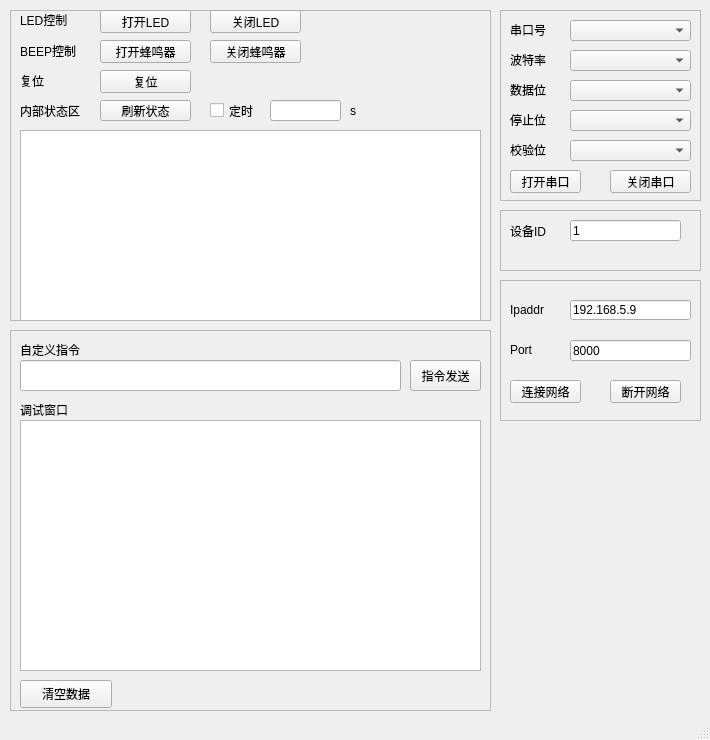
<?xml version="1.0" encoding="UTF-8"?>
<ui version="4.0">
 <class>MainWindow</class>
 <widget class="QMainWindow" name="MainWindow">
  <property name="geometry">
   <rect>
    <x>0</x>
    <y>0</y>
    <width>710</width>
    <height>740</height>
   </rect>
  </property>
  <property name="minimumSize">
   <size>
    <width>710</width>
    <height>720</height>
   </size>
  </property>
  <property name="maximumSize">
   <size>
    <width>710</width>
    <height>740</height>
   </size>
  </property>
  <property name="windowTitle">
   <string>MainWindow</string>
  </property>
  <property name="autoFillBackground">
   <bool>false</bool>
  </property>
  <widget class="QWidget" name="centralwidget">
   <widget class="QFrame" name="frame_uart">
    <property name="geometry">
     <rect>
      <x>500</x>
      <y>10</y>
      <width>201</width>
      <height>191</height>
     </rect>
    </property>
    <property name="minimumSize">
     <size>
      <width>100</width>
      <height>100</height>
     </size>
    </property>
    <property name="autoFillBackground">
     <bool>false</bool>
    </property>
    <property name="frameShape">
     <enum>QFrame::StyledPanel</enum>
    </property>
    <property name="frameShadow">
     <enum>QFrame::Raised</enum>
    </property>
    <widget class="QLabel" name="label_comid">
     <property name="geometry">
      <rect>
       <x>10</x>
       <y>10</y>
       <width>51</width>
       <height>20</height>
      </rect>
     </property>
     <property name="text">
      <string>串口号</string>
     </property>
    </widget>
    <widget class="QComboBox" name="combo_box_com">
     <property name="geometry">
      <rect>
       <x>70</x>
       <y>10</y>
       <width>121</width>
       <height>21</height>
      </rect>
     </property>
    </widget>
    <widget class="QLabel" name="label_baud">
     <property name="geometry">
      <rect>
       <x>10</x>
       <y>40</y>
       <width>51</width>
       <height>20</height>
      </rect>
     </property>
     <property name="text">
      <string>波特率</string>
     </property>
    </widget>
    <widget class="QComboBox" name="combo_box_baud">
     <property name="geometry">
      <rect>
       <x>70</x>
       <y>40</y>
       <width>121</width>
       <height>21</height>
      </rect>
     </property>
    </widget>
    <widget class="QLabel" name="label_data">
     <property name="geometry">
      <rect>
       <x>10</x>
       <y>70</y>
       <width>51</width>
       <height>20</height>
      </rect>
     </property>
     <property name="text">
      <string>数据位</string>
     </property>
    </widget>
    <widget class="QComboBox" name="combo_box_data">
     <property name="geometry">
      <rect>
       <x>70</x>
       <y>70</y>
       <width>121</width>
       <height>21</height>
      </rect>
     </property>
    </widget>
    <widget class="QLabel" name="label_stop">
     <property name="geometry">
      <rect>
       <x>10</x>
       <y>100</y>
       <width>51</width>
       <height>20</height>
      </rect>
     </property>
     <property name="text">
      <string>停止位</string>
     </property>
    </widget>
    <widget class="QComboBox" name="combo_box_stop">
     <property name="geometry">
      <rect>
       <x>70</x>
       <y>100</y>
       <width>121</width>
       <height>21</height>
      </rect>
     </property>
    </widget>
    <widget class="QLabel" name="label_parity">
     <property name="geometry">
      <rect>
       <x>10</x>
       <y>130</y>
       <width>51</width>
       <height>20</height>
      </rect>
     </property>
     <property name="text">
      <string>校验位</string>
     </property>
    </widget>
    <widget class="QComboBox" name="combo_box_parity">
     <property name="geometry">
      <rect>
       <x>70</x>
       <y>130</y>
       <width>121</width>
       <height>21</height>
      </rect>
     </property>
    </widget>
    <widget class="QPushButton" name="btn_uart_open">
     <property name="geometry">
      <rect>
       <x>10</x>
       <y>160</y>
       <width>71</width>
       <height>23</height>
      </rect>
     </property>
     <property name="text">
      <string>打开串口</string>
     </property>
    </widget>
    <widget class="QPushButton" name="btn_uart_close">
     <property name="geometry">
      <rect>
       <x>110</x>
       <y>160</y>
       <width>81</width>
       <height>23</height>
      </rect>
     </property>
     <property name="text">
      <string>关闭串口</string>
     </property>
    </widget>
   </widget>
   <widget class="QFrame" name="frame_info">
    <property name="geometry">
     <rect>
      <x>10</x>
      <y>10</y>
      <width>481</width>
      <height>311</height>
     </rect>
    </property>
    <property name="frameShape">
     <enum>QFrame::StyledPanel</enum>
    </property>
    <property name="frameShadow">
     <enum>QFrame::Raised</enum>
    </property>
    <widget class="QLabel" name="label_led">
     <property name="geometry">
      <rect>
       <x>10</x>
       <y>2</y>
       <width>71</width>
       <height>16</height>
      </rect>
     </property>
     <property name="text">
      <string>LED控制</string>
     </property>
    </widget>
    <widget class="QPushButton" name="btn_led_on">
     <property name="geometry">
      <rect>
       <x>90</x>
       <y>0</y>
       <width>91</width>
       <height>23</height>
      </rect>
     </property>
     <property name="text">
      <string>打开LED</string>
     </property>
    </widget>
    <widget class="QPushButton" name="btn_led_off">
     <property name="geometry">
      <rect>
       <x>200</x>
       <y>0</y>
       <width>91</width>
       <height>23</height>
      </rect>
     </property>
     <property name="text">
      <string>关闭LED</string>
     </property>
    </widget>
    <widget class="QLabel" name="label_beep">
     <property name="geometry">
      <rect>
       <x>10</x>
       <y>30</y>
       <width>71</width>
       <height>21</height>
      </rect>
     </property>
     <property name="text">
      <string>BEEP控制</string>
     </property>
    </widget>
    <widget class="QPushButton" name="btn_beep_on">
     <property name="geometry">
      <rect>
       <x>90</x>
       <y>30</y>
       <width>91</width>
       <height>23</height>
      </rect>
     </property>
     <property name="text">
      <string>打开蜂鸣器</string>
     </property>
    </widget>
    <widget class="QPushButton" name="btn_beep_off">
     <property name="geometry">
      <rect>
       <x>200</x>
       <y>30</y>
       <width>91</width>
       <height>23</height>
      </rect>
     </property>
     <property name="text">
      <string>关闭蜂鸣器</string>
     </property>
    </widget>
    <widget class="QTextEdit" name="text_edit_recv">
     <property name="geometry">
      <rect>
       <x>10</x>
       <y>120</y>
       <width>461</width>
       <height>191</height>
      </rect>
     </property>
     <property name="readOnly">
      <bool>true</bool>
     </property>
    </widget>
    <widget class="QLabel" name="label_stauts">
     <property name="geometry">
      <rect>
       <x>10</x>
       <y>90</y>
       <width>81</width>
       <height>21</height>
      </rect>
     </property>
     <property name="text">
      <string>内部状态区</string>
     </property>
    </widget>
    <widget class="QPushButton" name="btn_refresh">
     <property name="geometry">
      <rect>
       <x>90</x>
       <y>90</y>
       <width>91</width>
       <height>21</height>
      </rect>
     </property>
     <property name="text">
      <string>刷新状态</string>
     </property>
    </widget>
    <widget class="QCheckBox" name="check_box_time">
     <property name="geometry">
      <rect>
       <x>200</x>
       <y>90</y>
       <width>51</width>
       <height>21</height>
      </rect>
     </property>
     <property name="text">
      <string>定时</string>
     </property>
    </widget>
    <widget class="QLineEdit" name="line_edit_time">
     <property name="geometry">
      <rect>
       <x>260</x>
       <y>90</y>
       <width>71</width>
       <height>21</height>
      </rect>
     </property>
    </widget>
    <widget class="QLabel" name="label_time">
     <property name="geometry">
      <rect>
       <x>340</x>
       <y>90</y>
       <width>41</width>
       <height>21</height>
      </rect>
     </property>
     <property name="text">
      <string>s</string>
     </property>
    </widget>
    <widget class="QLabel" name="label_reboot">
     <property name="geometry">
      <rect>
       <x>10</x>
       <y>60</y>
       <width>71</width>
       <height>21</height>
      </rect>
     </property>
     <property name="text">
      <string>复位</string>
     </property>
    </widget>
    <widget class="QPushButton" name="btn_reboot">
     <property name="geometry">
      <rect>
       <x>90</x>
       <y>60</y>
       <width>91</width>
       <height>23</height>
      </rect>
     </property>
     <property name="text">
      <string>复位</string>
     </property>
    </widget>
   </widget>
   <widget class="QFrame" name="frame_dev">
    <property name="geometry">
     <rect>
      <x>500</x>
      <y>210</y>
      <width>201</width>
      <height>61</height>
     </rect>
    </property>
    <property name="frameShape">
     <enum>QFrame::StyledPanel</enum>
    </property>
    <property name="frameShadow">
     <enum>QFrame::Raised</enum>
    </property>
    <widget class="QLabel" name="label_dev_id">
     <property name="geometry">
      <rect>
       <x>10</x>
       <y>10</y>
       <width>71</width>
       <height>21</height>
      </rect>
     </property>
     <property name="text">
      <string>设备ID</string>
     </property>
    </widget>
    <widget class="QLineEdit" name="line_edit_dev_id">
     <property name="geometry">
      <rect>
       <x>70</x>
       <y>10</y>
       <width>111</width>
       <height>21</height>
      </rect>
     </property>
     <property name="text">
      <string>1</string>
     </property>
    </widget>
   </widget>
   <widget class="QFrame" name="frame_test">
    <property name="geometry">
     <rect>
      <x>10</x>
      <y>330</y>
      <width>481</width>
      <height>381</height>
     </rect>
    </property>
    <property name="frameShape">
     <enum>QFrame::StyledPanel</enum>
    </property>
    <property name="frameShadow">
     <enum>QFrame::Raised</enum>
    </property>
    <widget class="QLabel" name="label_cmd">
     <property name="geometry">
      <rect>
       <x>10</x>
       <y>10</y>
       <width>81</width>
       <height>20</height>
      </rect>
     </property>
     <property name="text">
      <string>自定义指令</string>
     </property>
    </widget>
    <widget class="QLineEdit" name="line_edit_cmd">
     <property name="geometry">
      <rect>
       <x>10</x>
       <y>30</y>
       <width>381</width>
       <height>31</height>
      </rect>
     </property>
    </widget>
    <widget class="QPushButton" name="btn_send_cmd">
     <property name="geometry">
      <rect>
       <x>400</x>
       <y>30</y>
       <width>71</width>
       <height>31</height>
      </rect>
     </property>
     <property name="text">
      <string>指令发送</string>
     </property>
    </widget>
    <widget class="QLabel" name="label_test">
     <property name="geometry">
      <rect>
       <x>10</x>
       <y>70</y>
       <width>71</width>
       <height>20</height>
      </rect>
     </property>
     <property name="text">
      <string>调试窗口</string>
     </property>
    </widget>
    <widget class="QTextEdit" name="text_edit_test">
     <property name="geometry">
      <rect>
       <x>10</x>
       <y>90</y>
       <width>461</width>
       <height>251</height>
      </rect>
     </property>
     <property name="readOnly">
      <bool>true</bool>
     </property>
    </widget>
    <widget class="QPushButton" name="btn_clear">
     <property name="geometry">
      <rect>
       <x>10</x>
       <y>350</y>
       <width>92</width>
       <height>28</height>
      </rect>
     </property>
     <property name="text">
      <string>清空数据</string>
     </property>
    </widget>
   </widget>
   <widget class="QFrame" name="frame_socket">
    <property name="geometry">
     <rect>
      <x>500</x>
      <y>280</y>
      <width>201</width>
      <height>141</height>
     </rect>
    </property>
    <property name="frameShape">
     <enum>QFrame::StyledPanel</enum>
    </property>
    <property name="frameShadow">
     <enum>QFrame::Raised</enum>
    </property>
    <widget class="QLabel" name="label_ipaddr">
     <property name="geometry">
      <rect>
       <x>10</x>
       <y>20</y>
       <width>41</width>
       <height>20</height>
      </rect>
     </property>
     <property name="text">
      <string>Ipaddr</string>
     </property>
    </widget>
    <widget class="QLineEdit" name="line_edit_ipaddr">
     <property name="geometry">
      <rect>
       <x>70</x>
       <y>20</y>
       <width>121</width>
       <height>20</height>
      </rect>
     </property>
     <property name="text">
      <string>192.168.5.9</string>
     </property>
    </widget>
    <widget class="QLabel" name="label_port">
     <property name="geometry">
      <rect>
       <x>10</x>
       <y>60</y>
       <width>41</width>
       <height>20</height>
      </rect>
     </property>
     <property name="text">
      <string>Port</string>
     </property>
    </widget>
    <widget class="QLineEdit" name="line_edit_port">
     <property name="geometry">
      <rect>
       <x>70</x>
       <y>60</y>
       <width>121</width>
       <height>21</height>
      </rect>
     </property>
     <property name="text">
      <string>8000</string>
     </property>
    </widget>
    <widget class="QPushButton" name="btn_socket_open">
     <property name="geometry">
      <rect>
       <x>10</x>
       <y>100</y>
       <width>71</width>
       <height>23</height>
      </rect>
     </property>
     <property name="text">
      <string>连接网络</string>
     </property>
    </widget>
    <widget class="QPushButton" name="btn_socket_close">
     <property name="geometry">
      <rect>
       <x>110</x>
       <y>100</y>
       <width>71</width>
       <height>23</height>
      </rect>
     </property>
     <property name="text">
      <string>断开网络</string>
     </property>
    </widget>
   </widget>
  </widget>
  <widget class="QMenuBar" name="menubar">
   <property name="geometry">
    <rect>
     <x>0</x>
     <y>0</y>
     <width>710</width>
     <height>22</height>
    </rect>
   </property>
  </widget>
  <widget class="QStatusBar" name="statusbar"/>
 </widget>
 <resources/>
 <connections/>
</ui>
